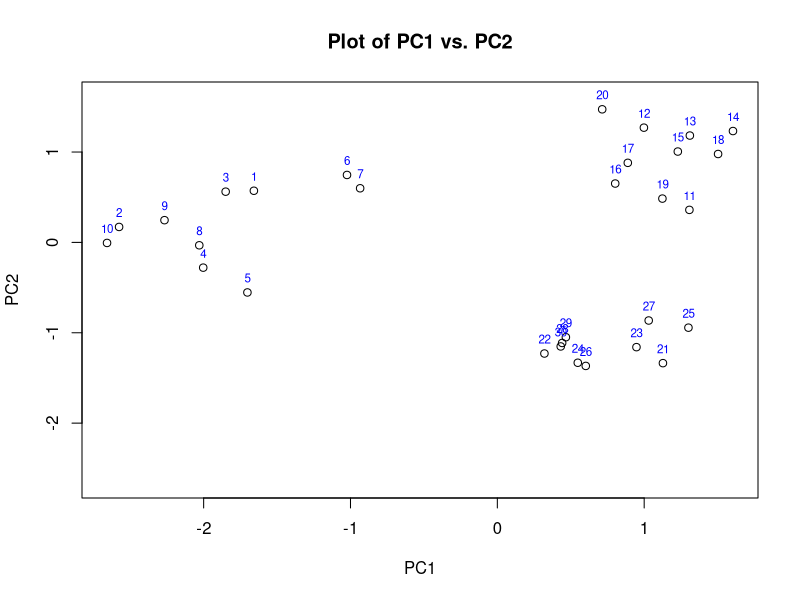
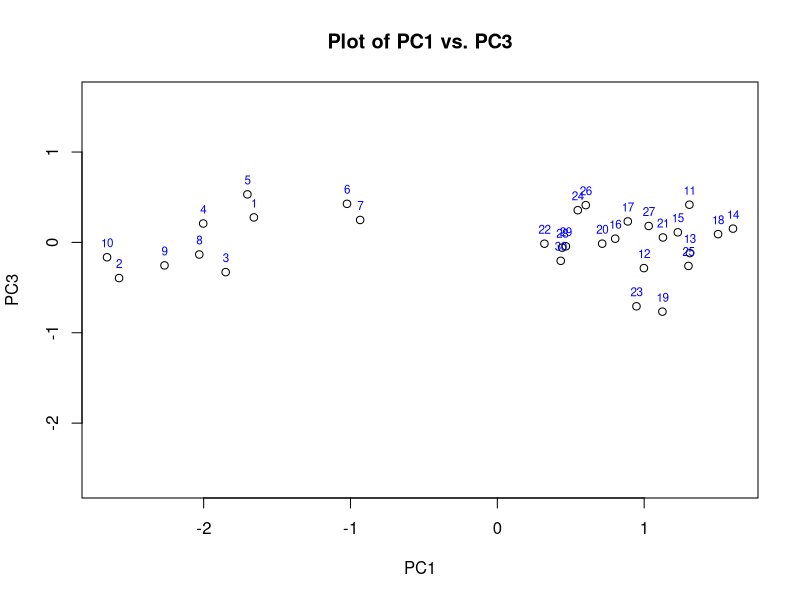
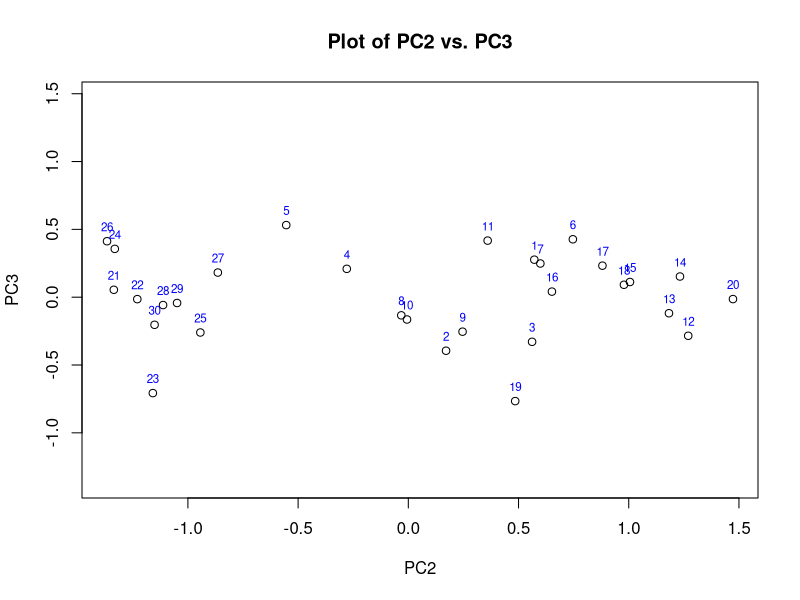

Write R code to recreate these figures, in order.
## ---- chunk 1
library(tidyverse)

## ---- chunk 2
mydata = read.table(file="PCA_data.csv", header=TRUE, row.names=1, sep=",")

mydata.pca = prcomp(mydata, retx=TRUE, center=TRUE, scale=TRUE)
# variable means set to zero, and variances set to one "scale=TRUE"
# PCA scores for each sample store in mydata.pca$x
# loadings stored in mydata.pca$rotation
# square roots of eigenvalues score in mydata.pca$sdev (note that eigenvalues are variances of principal compoments)
# variable means stored in mydata.pca$center
# variable standard deviations stored in mydata.pca$scale
sd = mydata.pca$sdev
loadings = mydata.pca$rotation
rownames(loadings) = colnames(mydata)

## ---- chunk 3
#output PCA scores from prcmp package
scores = mydata.pca$x
scores

#PCA scores from loadings and the original data
mydata_scaled = scale(mydata)
scores_manual <- as.matrix(mydata_scaled) %*% loadings
scores_manual
# This calculation uses matrix multiplication (%*%) to project the standardized data onto the PCA loadings.
## ---- chunk 4
eigenvalues <- mydata.pca$sdev^2
total_variance <- sum(eigenvalues)
percent_variance_explained <- (eigenvalues / total_variance) * 100
percent_variance_explained
## ---- chunk 5
plot(scores[,1:2],
xlim=c(min(scores[,1:2]),max(scores[,1:2])),ylim=c(min(scores[,1:2]),max(scores[,1:2])))
text(scores[,1], scores[,2], rownames(scores), col="blue", cex=0.7, pos=3)
title("Plot of PC1 vs. PC2")


plot(scores[,-2],
xlim=c(min(scores[,-2]),max(scores[,-2])),ylim=c(min(scores[,-2]),max(scores[,-2])))
text(scores[,1], scores[,3], rownames(scores), col="blue", cex=0.7, pos=3)
title("Plot of PC1 vs. PC3")

plot(scores[,-1],
xlim=c(min(scores[,-1]),max(scores[,-1])),ylim=c(min(scores[,-1]),max(scores[,-1])))
text(scores[,2], scores[,3], rownames(scores), col="blue", cex=0.7, pos=3)
title("Plot of PC2 vs. PC3")

